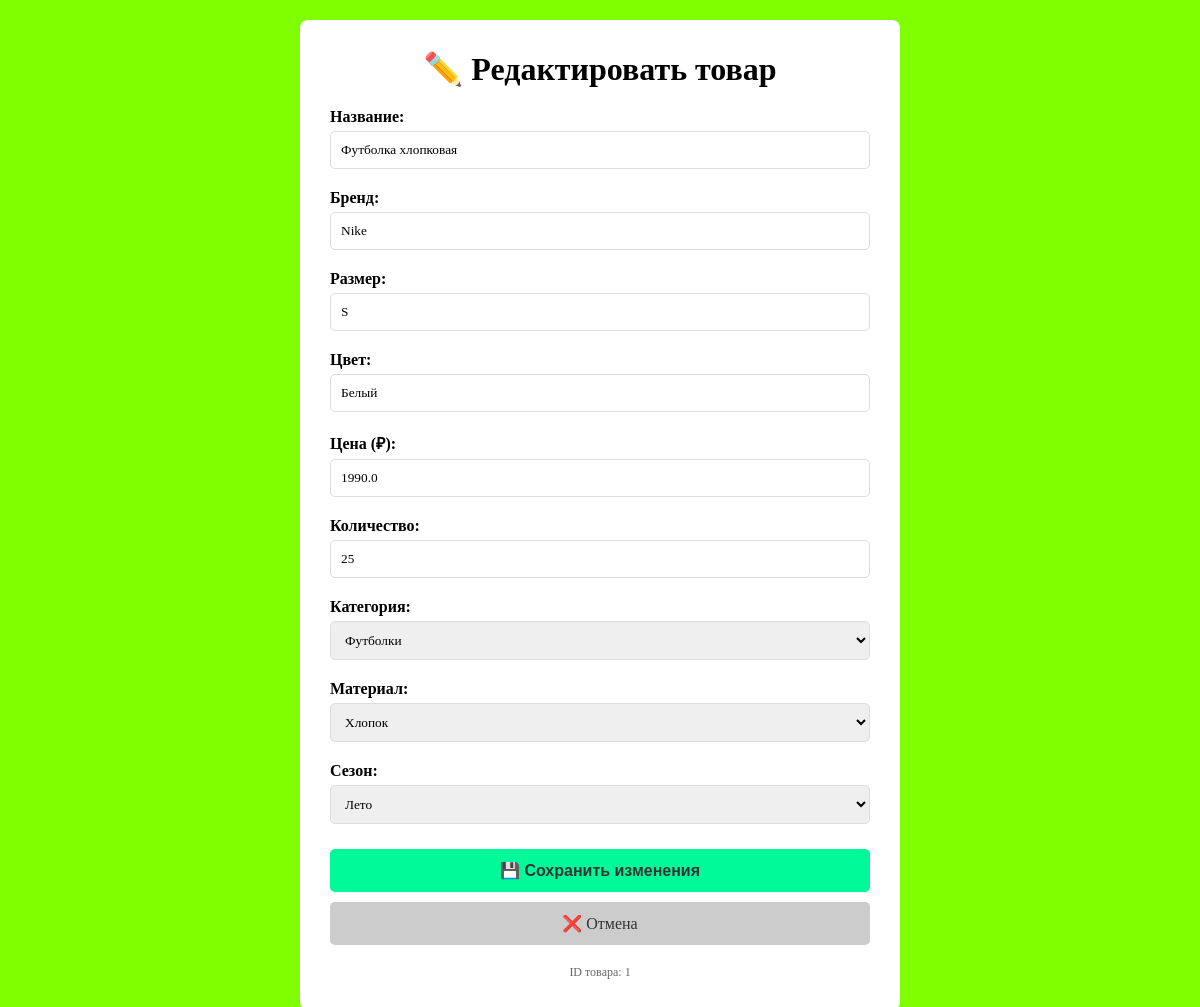
/admin/product/edit/1 (signed in), run on the app's committed database.
### tables this page shows
CREATE TABLE products (
            id INTEGER PRIMARY KEY AUTOINCREMENT,
            name TEXT,
            brand TEXT,
            size TEXT,
            color TEXT,
            price REAL,
            stock INTEGER,
            category TEXT,
            material TEXT,
            season TEXT
        );

### app.py (the view, shortened to what this page needs)
@app.route('/admin/product/edit/<int:id>', methods=['GET', 'POST'])
def edit_product(id):
    if 'user_id' not in session or session.get('role') != 'admin':
        flash('Нет доступа')
        return redirect(url_for('login'))
    conn = get_db()
    product = conn.execute("SELECT * FROM products WHERE id = ?", (id,)).fetchone()
    conn.close()
    return render_template('edit_product.html', product=product)

### app.py (called while the page is built)
def get_db():
    conn = sqlite3.connect(DATABASE)
    conn.row_factory = sqlite3.Row
    return conn

### templates/edit_product.html (shortened to what this page needs)
<!DOCTYPE html>
<html>
<head>
</head>
<body>
    <div class="container">
        <h1>✏️ Редактировать товар</h1>
        <form method="POST">
            <label>Название:</label>
            <input type="text" name="name" value="{{ product.name }}" required>
            <label>Бренд:</label>
            <input type="text" name="brand" value="{{ product.brand }}" required>
            <label>Размер:</label>
            <input type="text" name="size" value="{{ product.size }}" required>
            <label>Цвет:</label>
            <input type="text" name="color" value="{{ product.color }}" required>
            <label>Цена (₽):</label>
            <input type="number" step="0.01" name="price" value="{{ product.price }}" required>
            <label>Количество:</label>
            <input type="number" name="stock" value="{{ product.stock }}" required>
            <label>Категория:</label>
            <select name="category">
                <option value="футболки" {% if product.category == 'футболки' %}selected{% endif %}>Футболки</option>
            </select>
            <label>Материал:</label>
            <select name="material">
                <option value="хлопок" {% if product.material == 'хлопок' %}selected{% endif %}>Хлопок</option>
            </select>
            <label>Сезон:</label>
            <select name="season">
                <option value="лето" {% if product.season == 'лето' %}selected{% endif %}>Лето</option>
            </select>
            <button type="submit">💾 Сохранить изменения</button>
            <a href="/admin/products" class="cancel">❌ Отмена</a>
        </form>
        <div class="info">ID товара: {{ product.id }}</div>
    </div>
</body>
</html>

### templates/edit_product.html (style rules this page uses)
* { margin: 0; padding: 0; box-sizing: border-box; }
body { font-family: 'Times New Roman', Times, serif; background-color: #7FFF00; padding: 20px; }
.container { background-color: #FFFFFF; max-width: 600px; margin: 0 auto; padding: 30px; border-radius: 8px; }
h1 { text-align: center; margin-bottom: 20px; }
label { display: block; margin-top: 15px; font-weight: bold; }
input, select { width: 100%; padding: 10px; margin: 5px 0; border: 1px solid #ddd; border-radius: 5px; font-family: 'Times New Roman', Times, serif; }
button { background-color: #00FA9A; color: #333; padding: 12px; border: none; border-radius: 5px; cursor: pointer; font-weight: bold; font-size: 16px; margin-top: 20px; width: 100%; }
.cancel { background-color: #ccc; text-align: center; display: block; padding: 12px; text-decoration: none; border-radius: 5px; margin-top: 10px; color: #333; }
.info { text-align: center; font-size: 12px; color: #666; margin-top: 20px; }

### data on the page
products: name "Футболка хлопковая", brand "Nike", size "S", color "Белый", price "1990.0", stock "25", category "Футболки", material "Хлопок", season "Лето", id "1"
